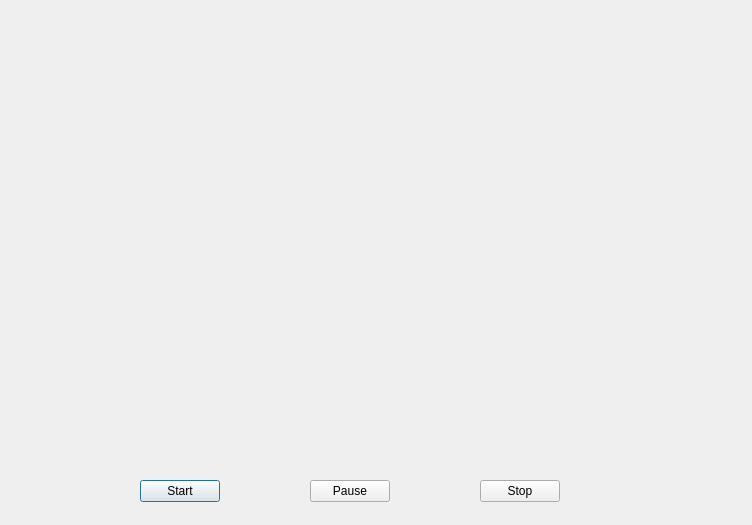
<?xml version="1.0" encoding="UTF-8"?>
<ui version="4.0">
 <class>Dialog</class>
 <widget class="QDialog" name="Dialog">
  <property name="geometry">
   <rect>
    <x>0</x>
    <y>0</y>
    <width>752</width>
    <height>525</height>
   </rect>
  </property>
  <property name="windowTitle">
   <string>Dialog</string>
  </property>
  <widget class="QPushButton" name="pushButton_start">
   <property name="geometry">
    <rect>
     <x>140</x>
     <y>480</y>
     <width>80</width>
     <height>22</height>
    </rect>
   </property>
   <property name="text">
    <string>Start</string>
   </property>
  </widget>
  <widget class="QPushButton" name="pushButton_pause">
   <property name="geometry">
    <rect>
     <x>310</x>
     <y>480</y>
     <width>80</width>
     <height>22</height>
    </rect>
   </property>
   <property name="text">
    <string>Pause</string>
   </property>
  </widget>
  <widget class="QPushButton" name="pushButton_stop">
   <property name="geometry">
    <rect>
     <x>480</x>
     <y>480</y>
     <width>80</width>
     <height>22</height>
    </rect>
   </property>
   <property name="text">
    <string>Stop</string>
   </property>
  </widget>
  <widget class="QLabel" name="label_video1">
   <property name="geometry">
    <rect>
     <x>20</x>
     <y>20</y>
     <width>640</width>
     <height>360</height>
    </rect>
   </property>
   <property name="text">
    <string/>
   </property>
   <property name="alignment">
    <set>Qt::AlignLeading|Qt::AlignLeft|Qt::AlignTop</set>
   </property>
  </widget>
 </widget>
 <layoutdefault spacing="6" margin="11"/>
 <resources/>
 <connections/>
</ui>
